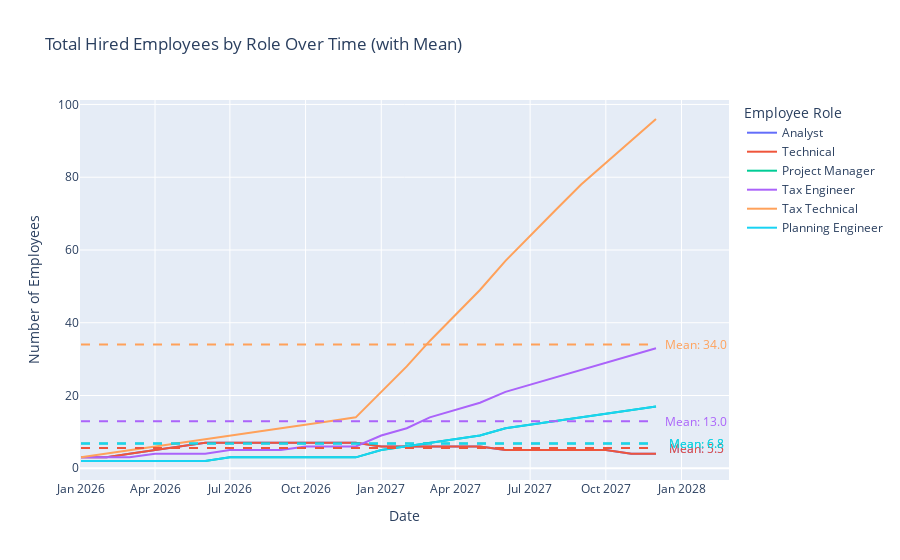

This figure's notebook cell:
### Code cell
# --- Plot 1: Total Hired Employees by Role with Mean Lines ---

# Make sure 'Date' is a column for plotting, if it's the index, reset it.
plot_df = simulation_df.reset_index()

# Select the columns that represent the total hired staff for each role
hired_total_columns = [col for col in plot_df.columns if 'Hired (Total)' in col]

# Get the default color sequence used by Plotly Express
colors = px.colors.qualitative.Plotly

# Create the base line plot
fig_employees = px.line(
    plot_df,
    x='Date',
    y=hired_total_columns,
    title='Total Hired Employees by Role Over Time (with Mean)',
    labels={'value': 'Number of Employees', 'variable': 'Employee Role'}
)

# --- NEW: Add a dashed mean line for each role ---
for i, col in enumerate(hired_total_columns):
    # Calculate the mean for the current role
    mean_value = plot_df[col].mean()
    
    # Get the corresponding color for the current trace
    line_color = colors[i % len(colors)]
    
    # Add a horizontal dashed line for the mean
    fig_employees.add_shape(
        type="line",
        x0=plot_df['Date'].min(),
        y0=mean_value,
        x1=plot_df['Date'].max(),
        y1=mean_value,
        line=dict(
            color=line_color,
            width=2,
            dash="dash",
        )
    )
    
    # Add an annotation to label the mean line
    fig_employees.add_annotation(
        x=plot_df['Date'].max(),
        y=mean_value,
        text=f"Mean: {mean_value:.1f}",
        showarrow=False,
        xshift=40, # Shift text to the right of the line
        font=dict(
            color=line_color
        )
    )


# Update the legend to show clean role names
fig_employees.for_each_trace(lambda t: t.update(name = t.name.replace(" Hired (Total)", "")))

# Show the plot
fig_employees.show()

### Figure 1 — Plotly figure (JSON) as saved in the notebook; plotly's stock layout.template omitted (floating-point values rounded to 4 significant figures)
{"data": [{"hovertemplate": "Employee Role=Analyst Hired (Total)<br>Date=%{x}<br>Number of Employees=%{y}<extra></extra>", "legendgroup": "Analyst Hired (Total)", "line": {"color": "#636efa", "dash": "solid"}, "marker": {"symbol": "circle"}, "mode": "lines", "name": "Analyst", "orientation": "v", "showlegend": true, "type": "scatter", "x": ["2026-01-01T00:00:00.000000000", "2026-02-01T00:00:00.000000000", "2026-03-01T00:00:00.000000000", "2026-04-01T00:00:00.000000000", "2026-05-01T00:00:00.000000000", "2026-06-01T00:00:00.000000000", "2026-07-01T00:00:00.000000000", "2026-08-01T00:00:00.000000000", "2026-09-01T00:00:00.000000000", "2026-10-01T00:00:00.000000000", "2026-11-01T00:00:00.000000000", "2026-12-01T00:00:00.000000000", "2027-01-01T00:00:00.000000000", "2027-02-01T00:00:00.000000000", "2027-03-01T00:00:00.000000000", "2027-04-01T00:00:00.000000000", "2027-05-01T00:00:00.000000000", "2027-06-01T00:00:00.000000000", "2027-07-01T00:00:00.000000000", "2027-08-01T00:00:00.000000000", "2027-09-01T00:00:00.000000000", "2027-10-01T00:00:00.000000000", "2027-11-01T00:00:00.000000000", "2027-12-01T00:00:00.000000000"], "xaxis": "x", "y": [3, 3, 4, 5, 6, 7, 7, 7, 7, 7, 7, 7, 6, 6, 6, 6, 6, 5, 5, 5, 5, 5, 4, 4], "yaxis": "y"}, {"hovertemplate": "Employee Role=Technical Hired (Total)<br>Date=%{x}<br>Number of Employees=%{y}<extra></extra>", "legendgroup": "Technical Hired (Total)", "line": {"color": "#EF553B", "dash": "solid"}, "marker": {"symbol": "circle"}, "mode": "lines", "name": "Technical", "orientation": "v", "showlegend": true, "type": "scatter", "x": ["2026-01-01T00:00:00.000000000", "2026-02-01T00:00:00.000000000", "2026-03-01T00:00:00.000000000", "2026-04-01T00:00:00.000000000", "2026-05-01T00:00:00.000000000", "2026-06-01T00:00:00.000000000", "2026-07-01T00:00:00.000000000", "2026-08-01T00:00:00.000000000", "2026-09-01T00:00:00.000000000", "2026-10-01T00:00:00.000000000", "2026-11-01T00:00:00.000000000", "2026-12-01T00:00:00.000000000", "2027-01-01T00:00:00.000000000", "2027-02-01T00:00:00.000000000", "2027-03-01T00:00:00.000000000", "2027-04-01T00:00:00.000000000", "2027-05-01T00:00:00.000000000", "2027-06-01T00:00:00.000000000", "2027-07-01T00:00:00.000000000", "2027-08-01T00:00:00.000000000", "2027-09-01T00:00:00.000000000", "2027-10-01T00:00:00.000000000", "2027-11-01T00:00:00.000000000", "2027-12-01T00:00:00.000000000"], "xaxis": "x", "y": [3, 3, 4, 5, 6, 7, 7, 7, 7, 7, 7, 7, 6, 6, 6, 6, 6, 5, 5, 5, 5, 5, 4, 4], "yaxis": "y"}, {"hovertemplate": "Employee Role=Project Manager Hired (Total)<br>Date=%{x}<br>Number of Employees=%{y}<extra></extra>", "legendgroup": "Project Manager Hired (Total)", "line": {"color": "#00cc96", "dash": "solid"}, "marker": {"symbol": "circle"}, "mode": "lines", "name": "Project Manager", "orientation": "v", "showlegend": true, "type": "scatter", "x": ["2026-01-01T00:00:00.000000000", "2026-02-01T00:00:00.000000000", "2026-03-01T00:00:00.000000000", "2026-04-01T00:00:00.000000000", "2026-05-01T00:00:00.000000000", "2026-06-01T00:00:00.000000000", "2026-07-01T00:00:00.000000000", "2026-08-01T00:00:00.000000000", "2026-09-01T00:00:00.000000000", "2026-10-01T00:00:00.000000000", "2026-11-01T00:00:00.000000000", "2026-12-01T00:00:00.000000000", "2027-01-01T00:00:00.000000000", "2027-02-01T00:00:00.000000000", "2027-03-01T00:00:00.000000000", "2027-04-01T00:00:00.000000000", "2027-05-01T00:00:00.000000000", "2027-06-01T00:00:00.000000000", "2027-07-01T00:00:00.000000000", "2027-08-01T00:00:00.000000000", "2027-09-01T00:00:00.000000000", "2027-10-01T00:00:00.000000000", "2027-11-01T00:00:00.000000000", "2027-12-01T00:00:00.000000000"], "xaxis": "x", "y": [2, 2, 2, 2, 2, 2, 3, 3, 3, 3, 3, 3, 5, 6, 7, 8, 9, 11, 12, 13, 14, 15, 16, 17], "yaxis": "y"}, {"hovertemplate": "Employee Role=Tax Engineer Hired (Total)<br>Date=%{x}<br>Number of Employees=%{y}<extra></extra>", "legendgroup": "Tax Engineer Hired (Total)", "line": {"color": "#ab63fa", "dash": "solid"}, "marker": {"symbol": "circle"}, "mode": "lines", "name": "Tax Engineer", "orientation": "v", "showlegend": true, "type": "scatter", "x": ["2026-01-01T00:00:00.000000000", "2026-02-01T00:00:00.000000000", "2026-03-01T00:00:00.000000000", "2026-04-01T00:00:00.000000000", "2026-05-01T00:00:00.000000000", "2026-06-01T00:00:00.000000000", "2026-07-01T00:00:00.000000000", "2026-08-01T00:00:00.000000000", "2026-09-01T00:00:00.000000000", "2026-10-01T00:00:00.000000000", "2026-11-01T00:00:00.000000000", "2026-12-01T00:00:00.000000000", "2027-01-01T00:00:00.000000000", "2027-02-01T00:00:00.000000000", "2027-03-01T00:00:00.000000000", "2027-04-01T00:00:00.000000000", "2027-05-01T00:00:00.000000000", "2027-06-01T00:00:00.000000000", "2027-07-01T00:00:00.000000000", "2027-08-01T00:00:00.000000000", "2027-09-01T00:00:00.000000000", "2027-10-01T00:00:00.000000000", "2027-11-01T00:00:00.000000000", "2027-12-01T00:00:00.000000000"], "xaxis": "x", "y": [3, 3, 3, 4, 4, 4, 5, 5, 5, 6, 6, 6, 9, 11, 14, 16, 18, 21, 23, 25, 27, 29, 31, 33], "yaxis": "y"}, {"hovertemplate": "Employee Role=Tax Technical Hired (Total)<br>Date=%{x}<br>Number of Employees=%{y}<extra></extra>", "legendgroup": "Tax Technical Hired (Total)", "line": {"color": "#FFA15A", "dash": "solid"}, "marker": {"symbol": "circle"}, "mode": "lines", "name": "Tax Technical", "orientation": "v", "showlegend": true, "type": "scatter", "x": ["2026-01-01T00:00:00.000000000", "2026-02-01T00:00:00.000000000", "2026-03-01T00:00:00.000000000", "2026-04-01T00:00:00.000000000", "2026-05-01T00:00:00.000000000", "2026-06-01T00:00:00.000000000", "2026-07-01T00:00:00.000000000", "2026-08-01T00:00:00.000000000", "2026-09-01T00:00:00.000000000", "2026-10-01T00:00:00.000000000", "2026-11-01T00:00:00.000000000", "2026-12-01T00:00:00.000000000", "2027-01-01T00:00:00.000000000", "2027-02-01T00:00:00.000000000", "2027-03-01T00:00:00.000000000", "2027-04-01T00:00:00.000000000", "2027-05-01T00:00:00.000000000", "2027-06-01T00:00:00.000000000", "2027-07-01T00:00:00.000000000", "2027-08-01T00:00:00.000000000", "2027-09-01T00:00:00.000000000", "2027-10-01T00:00:00.000000000", "2027-11-01T00:00:00.000000000", "2027-12-01T00:00:00.000000000"], "xaxis": "x", "y": [3, 4, 5, 6, 7, 8, 9, 10, 11, 12, 13, 14, 21, 28, 35, 42, 49, 57, 64, 71, 78, 84, 90, 96], "yaxis": "y"}, {"hovertemplate": "Employee Role=Planning Engineer Hired (Total)<br>Date=%{x}<br>Number of Employees=%{y}<extra></extra>", "legendgroup": "Planning Engineer Hired (Total)", "line": {"color": "#19d3f3", "dash": "solid"}, "marker": {"symbol": "circle"}, "mode": "lines", "name": "Planning Engineer", "orientation": "v", "showlegend": true, "type": "scatter", "x": ["2026-01-01T00:00:00.000000000", "2026-02-01T00:00:00.000000000", "2026-03-01T00:00:00.000000000", "2026-04-01T00:00:00.000000000", "2026-05-01T00:00:00.000000000", "2026-06-01T00:00:00.000000000", "2026-07-01T00:00:00.000000000", "2026-08-01T00:00:00.000000000", "2026-09-01T00:00:00.000000000", "2026-10-01T00:00:00.000000000", "2026-11-01T00:00:00.000000000", "2026-12-01T00:00:00.000000000", "2027-01-01T00:00:00.000000000", "2027-02-01T00:00:00.000000000", "2027-03-01T00:00:00.000000000", "2027-04-01T00:00:00.000000000", "2027-05-01T00:00:00.000000000", "2027-06-01T00:00:00.000000000", "2027-07-01T00:00:00.000000000", "2027-08-01T00:00:00.000000000", "2027-09-01T00:00:00.000000000", "2027-10-01T00:00:00.000000000", "2027-11-01T00:00:00.000000000", "2027-12-01T00:00:00.000000000"], "xaxis": "x", "y": [2, 2, 2, 2, 2, 2, 3, 3, 3, 3, 3, 3, 5, 6, 7, 8, 9, 11, 12, 13, 14, 15, 16, 17], "yaxis": "y"}], "layout": {"annotations": [{"font": {"color": "#636EFA"}, "showarrow": false, "text": "Mean: 5.5", "x": "2027-12-01T00:00:00", "xshift": 40, "y": 5.542}, {"font": {"color": "#EF553B"}, "showarrow": false, "text": "Mean: 5.5", "x": "2027-12-01T00:00:00", "xshift": 40, "y": 5.542}, {"font": {"color": "#00CC96"}, "showarrow": false, "text": "Mean: 6.8", "x": "2027-12-01T00:00:00", "xshift": 40, "y": 6.792}, {"font": {"color": "#AB63FA"}, "showarrow": false, "text": "Mean: 13.0", "x": "2027-12-01T00:00:00", "xshift": 40, "y": 12.96}, {"font": {"color": "#FFA15A"}, "showarrow": false, "text": "Mean: 34.0", "x": "2027-12-01T00:00:00", "xshift": 40, "y": 34.04}, {"font": {"color": "#19D3F3"}, "showarrow": false, "text": "Mean: 6.8", "x": "2027-12-01T00:00:00", "xshift": 40, "y": 6.792}], "legend": {"title": {"text": "Employee Role"}, "tracegroupgap": 0}, "shapes": [{"line": {"color": "#636EFA", "dash": "dash", "width": 2}, "type": "line", "x0": "2026-01-01T00:00:00", "x1": "2027-12-01T00:00:00", "y0": 5.542, "y1": 5.542}, {"line": {"color": "#EF553B", "dash": "dash", "width": 2}, "type": "line", "x0": "2026-01-01T00:00:00", "x1": "2027-12-01T00:00:00", "y0": 5.542, "y1": 5.542}, {"line": {"color": "#00CC96", "dash": "dash", "width": 2}, "type": "line", "x0": "2026-01-01T00:00:00", "x1": "2027-12-01T00:00:00", "y0": 6.792, "y1": 6.792}, {"line": {"color": "#AB63FA", "dash": "dash", "width": 2}, "type": "line", "x0": "2026-01-01T00:00:00", "x1": "2027-12-01T00:00:00", "y0": 12.96, "y1": 12.96}, {"line": {"color": "#FFA15A", "dash": "dash", "width": 2}, "type": "line", "x0": "2026-01-01T00:00:00", "x1": "2027-12-01T00:00:00", "y0": 34.04, "y1": 34.04}, {"line": {"color": "#19D3F3", "dash": "dash", "width": 2}, "type": "line", "x0": "2026-01-01T00:00:00", "x1": "2027-12-01T00:00:00", "y0": 6.792, "y1": 6.792}], "title": {"text": "Total Hired Employees by Role Over Time (with Mean)"}, "xaxis": {"anchor": "y", "domain": [0, 1], "title": {"text": "Date"}}, "yaxis": {"anchor": "x", "domain": [0, 1], "title": {"text": "Number of Employees"}}}}
